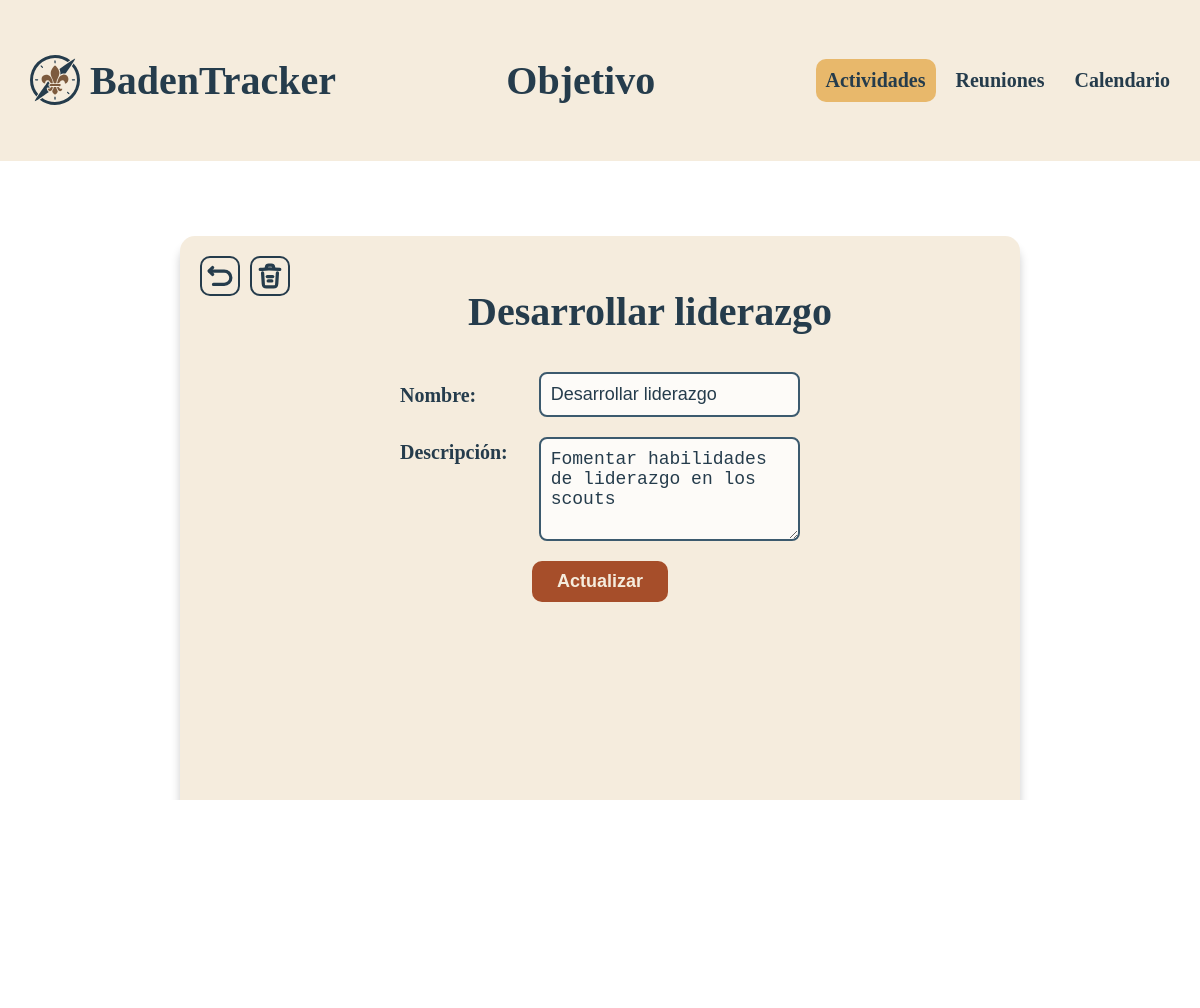
Page /actividades/objetivos/objetivo?id=1 on the committed database.
### tables this page shows
CREATE TABLE IF NOT EXISTS obj(  
    obj_id      int         NOT NULL PRIMARY KEY AUTO_INCREMENT COMMENT 'Primary Key',
    obj_name    varchar(50) NOT NULL UNIQUE                     COMMENT 'Objective Name',
    obj_desc    varchar(255)                                    COMMENT 'Objective Description'
);

### .res/funct/funct.php (called while the page is built, shortened)
<?php
function linkDB ():mysqli  {
    $servername = "localhost";
    $database = "badentracker";
    $username = "bt";
    $password = "BadenTracker2025*";
    return new mysqli($servername, $username, $password, $database);
}
?>

### actividades/objetivos/objetivo/index.php (the view, shortened to what this page needs)
<?php
require "../../../.res/funct/funct.php";
include "../../../.res/templates/header.php";
?>
<link href="https://cdn.jsdelivr.net/npm/select2@4.1.0-rc.0/dist/css/select2.min.css" rel="stylesheet" />
<?php
$id = $_GET["id"];
$objSQL = "
SELECT
    obj_id,
    obj_name,
    obj_desc
FROM obj
WHERE obj_id = $id";
$objQuery = linkDB() -> query($objSQL);
$obj = $objQuery->fetch_assoc();
?>
<main>
    <a class="but align-left" href="../" title="Volver a Actividades">
    </a>
    <a class="but align-left" href="delete.php?id=<?php echo $obj["obj_id"];?> " title="Borrar objetivo" onclick="return confirm('¿Estás seguro de que deseas borrar este objetivo?');">
    </a>
    <h1><?php echo $obj["obj_name"]; ?></h1>
    <form method="POST" class="form-grid">
        <div class="form-row">
            <label for="obj_name">Nombre:</label>
            <input type="text" id="obj_name" name="obj_name" value="<?php echo $obj["obj_name"]; ?>" required>
        </div>
        <div class="form-row textarea-row">
            <label for="obj_desc">Descripción:</label>
            <textarea id="obj_desc" name="obj_desc" rows="4"><?php echo $obj["obj_desc"]; ?></textarea>
        </div>
        <div class="form-actions">
            <button type="submit" class="btn-submit">Actualizar</button>
        </div>
    </form>
</main>
<?php
include "../../../.res/templates/footer.php";
?>

### .res/css/styles.css (style rules this page uses)
:root { --color001: #f5ecddff; --color002: #253c4cff; --color003: #7d5b3eff; --color004: #3c5a6eff; --color005: #a64e2aff; --color006: #e8b86bff; --color006D: #ba9356ff; --trans: #00000033; }
* { box-sizing: border-box; }
html, body { height: 100%; width: 100%; margin: 0; padding: 0; overflow-x: hidden; }
main { margin: 20px auto; width: 70%; padding: 20px; background-color: var(--color001); border-radius: 15px; color: var(--color002); font-size: 20px; line-height: 1.5; text-align: center; box-shadow: 0 10px 10px var(--trans); margin-top: 75px; margin-bottom: 75px; min-height: 75%; }
.but { align-items: center; display: inline-flex; vertical-align: middle; border: 2px solid var(--color002); border-radius: 10px; text-decoration: none; color: var(--color002); stroke: var(--color002); padding: 5px; min-width: 30px; justify-content: center; margin: 0 10px 0 0; font-weight: bold; max-width: 40px; max-height: 40px; }
.align-left { float: left; margin-left: 0; }
.but svg { height: 100%; width: 100%; }
.form-grid { display: flex; flex-direction: column; gap: 20px; margin-top: 30px; }
.form-row { display: flex; align-items: center; justify-content: space-between; gap: 20px; padding: 0 200px; }
.form-row label { flex: 1; font-weight: bold; color: var(--color002); text-align: left; }
.form-row input[type="text"], .form-row input[type="time"], .textarea-row textarea { flex: 2; padding: 10px; border: 2px solid var(--color004); border-radius: 8px; background-color: #ffffffcc; color: var(--color002); font-size: 18px; }
.textarea-row { display: flex; align-items: flex-start; gap: 20px; }
.textarea-row textarea { width: 100%; resize: vertical; }
.form-actions { text-align: center; }
.btn-submit { background-color: var(--color005); color: var(--color001); padding: 10px 25px; border: none; border-radius: 10px; font-size: 18px; font-weight: bold; cursor: pointer; transition: background-color 0.3s ease; }
input { width: 50%; padding: 10px; border: 2px solid var(--color004); border-radius: 8px; background-color: #ffffffcc; color: var(--color002); font-size: 18px; }

### rows in the picture
obj: obj_name "Desarrollar liderazgo", obj_desc "Fomentar habilidades de liderazgo en los scouts"

### other values in the picture
$title "Objetivo"
